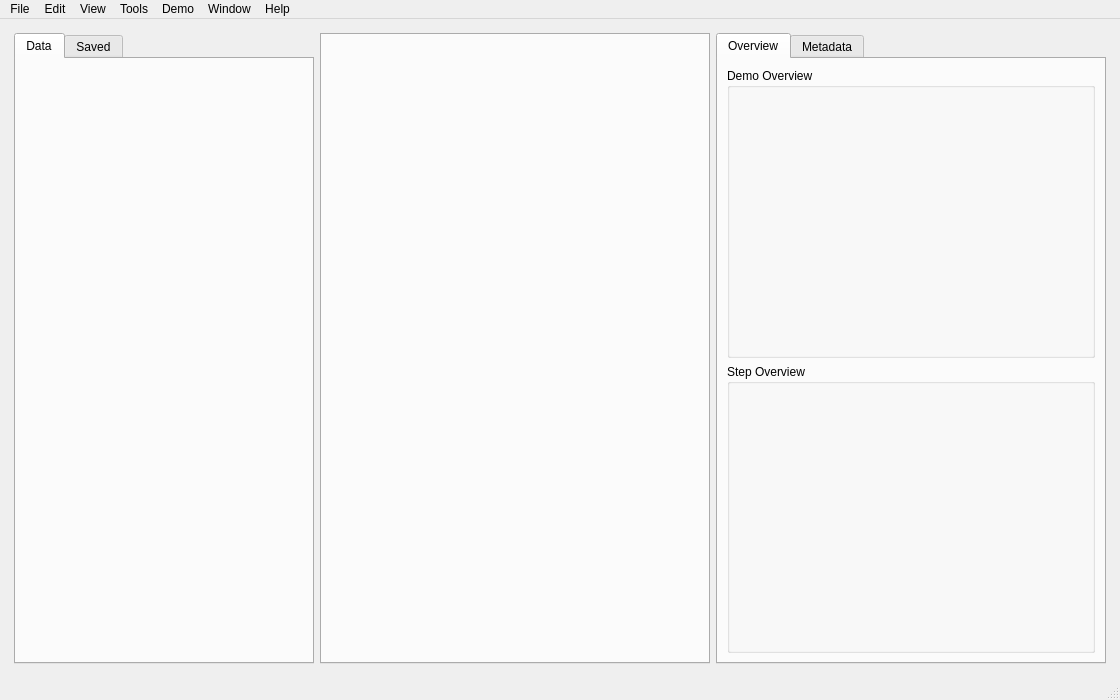
<?xml version="1.0" encoding="UTF-8"?>
<ui version="4.0">
 <class>MainWindow</class>
 <widget class="QMainWindow" name="MainWindow">
  <property name="geometry">
   <rect>
    <x>0</x>
    <y>0</y>
    <width>1120</width>
    <height>700</height>
   </rect>
  </property>
  <property name="sizePolicy">
   <sizepolicy hsizetype="Expanding" vsizetype="Expanding">
    <horstretch>0</horstretch>
    <verstretch>0</verstretch>
   </sizepolicy>
  </property>
  <property name="minimumSize">
   <size>
    <width>1120</width>
    <height>700</height>
   </size>
  </property>
  <property name="maximumSize">
   <size>
    <width>16777203</width>
    <height>16777210</height>
   </size>
  </property>
  <property name="mouseTracking">
   <bool>true</bool>
  </property>
  <property name="contextMenuPolicy">
   <enum>Qt::DefaultContextMenu</enum>
  </property>
  <property name="acceptDrops">
   <bool>true</bool>
  </property>
  <property name="windowTitle">
   <string>MainWindow</string>
  </property>
  <property name="toolButtonStyle">
   <enum>Qt::ToolButtonTextOnly</enum>
  </property>
  <property name="documentMode">
   <bool>false</bool>
  </property>
  <property name="dockNestingEnabled">
   <bool>true</bool>
  </property>
  <property name="dockOptions">
   <set>QMainWindow::AllowNestedDocks|QMainWindow::AllowTabbedDocks|QMainWindow::AnimatedDocks|QMainWindow::GroupedDragging</set>
  </property>
  <property name="unifiedTitleAndToolBarOnMac">
   <bool>true</bool>
  </property>
  <widget class="QWidget" name="centralwidget">
   <property name="sizePolicy">
    <sizepolicy hsizetype="Expanding" vsizetype="Expanding">
     <horstretch>0</horstretch>
     <verstretch>0</verstretch>
    </sizepolicy>
   </property>
   <layout class="QVBoxLayout" name="centralLayout" stretch="0">
    <property name="spacing">
     <number>5</number>
    </property>
    <property name="sizeConstraint">
     <enum>QLayout::SetNoConstraint</enum>
    </property>
    <property name="leftMargin">
     <number>5</number>
    </property>
    <property name="topMargin">
     <number>5</number>
    </property>
    <property name="rightMargin">
     <number>5</number>
    </property>
    <property name="bottomMargin">
     <number>5</number>
    </property>
    <item>
     <widget class="QStackedWidget" name="centralTabs">
      <property name="mouseTracking">
       <bool>true</bool>
      </property>
      <property name="acceptDrops">
       <bool>true</bool>
      </property>
      <property name="lineWidth">
       <number>0</number>
      </property>
      <widget class="QWidget" name="editStackPage" native="true">
       <layout class="QHBoxLayout" name="horizontalLayout_3">
        <item>
         <widget class="QTabWidget" name="dataView">
          <property name="sizePolicy">
           <sizepolicy hsizetype="Maximum" vsizetype="Expanding">
            <horstretch>0</horstretch>
            <verstretch>0</verstretch>
           </sizepolicy>
          </property>
          <property name="minimumSize">
           <size>
            <width>300</width>
            <height>0</height>
           </size>
          </property>
          <property name="currentIndex">
           <number>0</number>
          </property>
          <widget class="DemoPage" name="demoDataPage" native="true">
           <attribute name="title">
            <string>Data</string>
           </attribute>
           <layout class="QVBoxLayout" name="verticalLayout_6"/>
          </widget>
          <widget class="QWidget" name="tab_5">
           <attribute name="title">
            <string>Saved</string>
           </attribute>
          </widget>
         </widget>
        </item>
        <item>
         <widget class="QTabWidget" name="tabWidget">
          <property name="enabled">
           <bool>false</bool>
          </property>
          <property name="acceptDrops">
           <bool>true</bool>
          </property>
          <property name="elideMode">
           <enum>Qt::ElideNone</enum>
          </property>
          <property name="documentMode">
           <bool>false</bool>
          </property>
          <property name="tabsClosable">
           <bool>false</bool>
          </property>
          <property name="movable">
           <bool>true</bool>
          </property>
          <property name="tabBarAutoHide">
           <bool>false</bool>
          </property>
         </widget>
        </item>
        <item>
         <widget class="QTabWidget" name="viewTabs">
          <property name="minimumSize">
           <size>
            <width>0</width>
            <height>0</height>
           </size>
          </property>
          <property name="maximumSize">
           <size>
            <width>16555215</width>
            <height>16777215</height>
           </size>
          </property>
          <property name="currentIndex">
           <number>0</number>
          </property>
          <widget class="QWidget" name="demoViewTab" native="true">
           <attribute name="title">
            <string>Overview</string>
           </attribute>
           <layout class="QVBoxLayout" name="verticalLayout_8">
            <item>
             <widget class="QGroupBox" name="groupBox">
              <property name="title">
               <string>Demo Overview</string>
              </property>
             </widget>
            </item>
            <item>
             <widget class="QGroupBox" name="groupBox_2">
              <property name="title">
               <string>Step Overview</string>
              </property>
             </widget>
            </item>
           </layout>
          </widget>
          <widget class="QWidget" name="metadataViewTab">
           <attribute name="title">
            <string>Metadata</string>
           </attribute>
          </widget>
         </widget>
        </item>
       </layout>
       <zorder>tabWidget</zorder>
       <zorder>verticalLayoutWidget</zorder>
       <zorder>dataView</zorder>
       <zorder>viewTabs</zorder>
      </widget>
      <widget class="QWidget" name="centralTabsPage2" native="true">
       <layout class="QHBoxLayout" name="horizontalLayout_2">
        <item>
         <layout class="QHBoxLayout" name="horizontalLayout"/>
        </item>
       </layout>
      </widget>
     </widget>
    </item>
   </layout>
  </widget>
  <widget class="QMenuBar" name="menubar">
   <property name="geometry">
    <rect>
     <x>0</x>
     <y>0</y>
     <width>1120</width>
     <height>22</height>
    </rect>
   </property>
   <widget class="QMenu" name="menuFile">
    <property name="title">
     <string>File</string>
    </property>
   </widget>
   <widget class="QMenu" name="menuEdit">
    <property name="title">
     <string>Edit</string>
    </property>
   </widget>
   <widget class="QMenu" name="menuView">
    <property name="title">
     <string>View</string>
    </property>
   </widget>
   <widget class="QMenu" name="menuWindow">
    <property name="title">
     <string>Tools</string>
    </property>
   </widget>
   <widget class="QMenu" name="menuDemo">
    <property name="title">
     <string>Demo</string>
    </property>
   </widget>
   <widget class="QMenu" name="menuWindow_2">
    <property name="title">
     <string>Window</string>
    </property>
   </widget>
   <widget class="QMenu" name="menuHelp">
    <property name="title">
     <string>Help</string>
    </property>
   </widget>
   <addaction name="menuFile"/>
   <addaction name="menuEdit"/>
   <addaction name="menuView"/>
   <addaction name="menuWindow"/>
   <addaction name="menuDemo"/>
   <addaction name="menuWindow_2"/>
   <addaction name="menuHelp"/>
  </widget>
  <widget class="QStatusBar" name="statusbar"/>
 </widget>
 <customwidgets>
  <customwidget>
   <class>DemoPage</class>
   <extends>QWidget</extends>
   <header location="global">demopage.h</header>
   <container>1</container>
  </customwidget>
 </customwidgets>
 <resources/>
 <connections/>
</ui>
